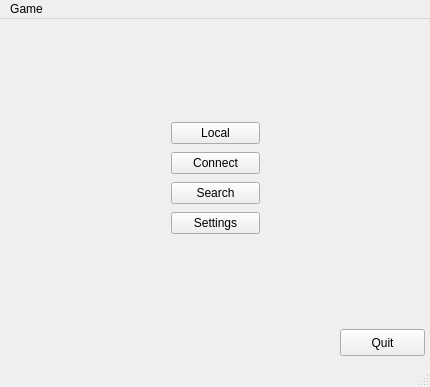
<?xml version="1.0" encoding="UTF-8"?>
<ui version="4.0">
 <class>MainWindow</class>
 <widget class="QMainWindow" name="MainWindow">
  <property name="geometry">
   <rect>
    <x>0</x>
    <y>0</y>
    <width>430</width>
    <height>387</height>
   </rect>
  </property>
  <property name="windowTitle">
   <string>MainWindow</string>
  </property>
  <widget class="QWidget" name="centralWidget">
   <widget class="QStackedWidget" name="stackedWidget">
    <property name="geometry">
     <rect>
      <x>0</x>
      <y>0</y>
      <width>431</width>
      <height>341</height>
     </rect>
    </property>
    <property name="mouseTracking">
     <bool>false</bool>
    </property>
    <widget class="QWidget" name="main_page">
     <widget class="QPushButton" name="main_quit">
      <property name="geometry">
       <rect>
        <x>340</x>
        <y>310</y>
        <width>85</width>
        <height>27</height>
       </rect>
      </property>
      <property name="statusTip">
       <string>Quit :(</string>
      </property>
      <property name="text">
       <string>Quit</string>
      </property>
     </widget>
     <widget class="QWidget" name="layoutWidget">
      <property name="geometry">
       <rect>
        <x>160</x>
        <y>90</y>
        <width>111</width>
        <height>141</height>
       </rect>
      </property>
      <layout class="QVBoxLayout" name="verticalLayout">
       <item>
        <widget class="QPushButton" name="main_local">
         <property name="statusTip">
          <string>Play a game locally</string>
         </property>
         <property name="text">
          <string>Local</string>
         </property>
        </widget>
       </item>
       <item>
        <widget class="QPushButton" name="main_connect">
         <property name="statusTip">
          <string>Play a game online</string>
         </property>
         <property name="text">
          <string>Connect</string>
         </property>
        </widget>
       </item>
       <item>
        <widget class="QPushButton" name="main_search">
         <property name="statusTip">
          <string>Search and view database</string>
         </property>
         <property name="text">
          <string>Search</string>
         </property>
        </widget>
       </item>
       <item>
        <widget class="QPushButton" name="main_settings">
         <property name="statusTip">
          <string>Change various options</string>
         </property>
         <property name="text">
          <string>Settings</string>
         </property>
        </widget>
       </item>
      </layout>
     </widget>
    </widget>
    <widget class="QWidget" name="connect_page">
     <widget class="QPushButton" name="connect_connect">
      <property name="geometry">
       <rect>
        <x>340</x>
        <y>310</y>
        <width>85</width>
        <height>27</height>
       </rect>
      </property>
      <property name="text">
       <string>Connect</string>
      </property>
     </widget>
     <widget class="QPushButton" name="connect_back">
      <property name="geometry">
       <rect>
        <x>250</x>
        <y>310</y>
        <width>85</width>
        <height>27</height>
       </rect>
      </property>
      <property name="text">
       <string>Back</string>
      </property>
     </widget>
     <widget class="QLineEdit" name="connect_address">
      <property name="geometry">
       <rect>
        <x>40</x>
        <y>230</y>
        <width>211</width>
        <height>27</height>
       </rect>
      </property>
      <property name="toolTip">
       <string>Eg &quot;134.32.110.56&quot; or &quot;chess.somedomain.org&quot;</string>
      </property>
      <property name="statusTip">
       <string>Server IP address or domain</string>
      </property>
      <property name="text">
       <string/>
      </property>
      <property name="maxLength">
       <number>100</number>
      </property>
     </widget>
     <widget class="QLineEdit" name="connect_port">
      <property name="geometry">
       <rect>
        <x>280</x>
        <y>230</y>
        <width>113</width>
        <height>27</height>
       </rect>
      </property>
      <property name="toolTip">
       <string>Default is 3333</string>
      </property>
      <property name="statusTip">
       <string>Server port</string>
      </property>
      <property name="text">
       <string/>
      </property>
      <property name="maxLength">
       <number>4</number>
      </property>
     </widget>
     <widget class="QLabel" name="label">
      <property name="geometry">
       <rect>
        <x>40</x>
        <y>210</y>
        <width>71</width>
        <height>17</height>
       </rect>
      </property>
      <property name="text">
       <string>Host</string>
      </property>
     </widget>
     <widget class="QLabel" name="label_2">
      <property name="geometry">
       <rect>
        <x>280</x>
        <y>210</y>
        <width>55</width>
        <height>17</height>
       </rect>
      </property>
      <property name="text">
       <string>Port</string>
      </property>
     </widget>
     <widget class="QLineEdit" name="connect_name">
      <property name="geometry">
       <rect>
        <x>40</x>
        <y>50</y>
        <width>201</width>
        <height>27</height>
       </rect>
      </property>
      <property name="toolTip">
       <string>Set a nickname which will be recorded to database</string>
      </property>
      <property name="statusTip">
       <string>Your name goes here</string>
      </property>
      <property name="text">
       <string/>
      </property>
      <property name="maxLength">
       <number>24</number>
      </property>
     </widget>
     <widget class="QLabel" name="label_3">
      <property name="geometry">
       <rect>
        <x>40</x>
        <y>30</y>
        <width>55</width>
        <height>17</height>
       </rect>
      </property>
      <property name="text">
       <string>Name</string>
      </property>
     </widget>
     <widget class="QLineEdit" name="connect_pass">
      <property name="geometry">
       <rect>
        <x>40</x>
        <y>100</y>
        <width>201</width>
        <height>27</height>
       </rect>
      </property>
      <property name="clearButtonEnabled">
       <bool>false</bool>
      </property>
     </widget>
     <widget class="QLabel" name="label_7">
      <property name="geometry">
       <rect>
        <x>40</x>
        <y>80</y>
        <width>55</width>
        <height>17</height>
       </rect>
      </property>
      <property name="text">
       <string>Password</string>
      </property>
     </widget>
    </widget>
    <widget class="QWidget" name="settings_page">
     <widget class="QPushButton" name="settings_ok">
      <property name="geometry">
       <rect>
        <x>340</x>
        <y>310</y>
        <width>85</width>
        <height>27</height>
       </rect>
      </property>
      <property name="text">
       <string>Ok</string>
      </property>
     </widget>
     <widget class="QPushButton" name="settings_back">
      <property name="geometry">
       <rect>
        <x>250</x>
        <y>310</y>
        <width>85</width>
        <height>27</height>
       </rect>
      </property>
      <property name="text">
       <string>Back</string>
      </property>
     </widget>
     <widget class="QComboBox" name="comboBox">
      <property name="geometry">
       <rect>
        <x>120</x>
        <y>160</y>
        <width>201</width>
        <height>31</height>
       </rect>
      </property>
      <item>
       <property name="text">
        <string>Awesome content</string>
       </property>
      </item>
      <item>
       <property name="text">
        <string>More content</string>
       </property>
      </item>
      <item>
       <property name="text">
        <string>Less awesome content</string>
       </property>
      </item>
     </widget>
     <widget class="QLabel" name="label_4">
      <property name="geometry">
       <rect>
        <x>120</x>
        <y>140</y>
        <width>161</width>
        <height>17</height>
       </rect>
      </property>
      <property name="text">
       <string>Awesome dropdownmenu</string>
      </property>
     </widget>
     <widget class="QCheckBox" name="checkBox">
      <property name="geometry">
       <rect>
        <x>120</x>
        <y>100</y>
        <width>121</width>
        <height>22</height>
       </rect>
      </property>
      <property name="statusTip">
       <string>Agree to suprise terms :--D</string>
      </property>
      <property name="text">
       <string>I Agree to terms</string>
      </property>
     </widget>
    </widget>
    <widget class="QWidget" name="search_page">
     <widget class="QPushButton" name="search_back">
      <property name="geometry">
       <rect>
        <x>340</x>
        <y>310</y>
        <width>85</width>
        <height>27</height>
       </rect>
      </property>
      <property name="text">
       <string>Back</string>
      </property>
     </widget>
     <widget class="QLineEdit" name="lineEdit">
      <property name="geometry">
       <rect>
        <x>10</x>
        <y>30</y>
        <width>113</width>
        <height>27</height>
       </rect>
      </property>
      <property name="statusTip">
       <string>Keyword to search for</string>
      </property>
     </widget>
     <widget class="QTableView" name="tableView">
      <property name="geometry">
       <rect>
        <x>130</x>
        <y>10</y>
        <width>291</width>
        <height>291</height>
       </rect>
      </property>
     </widget>
     <widget class="QLabel" name="label_5">
      <property name="geometry">
       <rect>
        <x>10</x>
        <y>10</y>
        <width>61</width>
        <height>17</height>
       </rect>
      </property>
      <property name="text">
       <string>Keyword</string>
      </property>
     </widget>
     <widget class="QLabel" name="label_6">
      <property name="geometry">
       <rect>
        <x>10</x>
        <y>70</y>
        <width>71</width>
        <height>17</height>
       </rect>
      </property>
      <property name="text">
       <string>Search for</string>
      </property>
     </widget>
     <widget class="QComboBox" name="comboBox_2">
      <property name="geometry">
       <rect>
        <x>10</x>
        <y>90</y>
        <width>111</width>
        <height>27</height>
       </rect>
      </property>
      <property name="statusTip">
       <string>Select search type</string>
      </property>
      <item>
       <property name="text">
        <string>Players</string>
       </property>
      </item>
      <item>
       <property name="text">
        <string>Games</string>
       </property>
      </item>
     </widget>
     <widget class="QPushButton" name="search_search">
      <property name="geometry">
       <rect>
        <x>10</x>
        <y>140</y>
        <width>85</width>
        <height>27</height>
       </rect>
      </property>
      <property name="text">
       <string>Search</string>
      </property>
     </widget>
    </widget>
    <widget class="QWidget" name="game_page">
     <property name="sizePolicy">
      <sizepolicy hsizetype="Fixed" vsizetype="Fixed">
       <horstretch>0</horstretch>
       <verstretch>0</verstretch>
      </sizepolicy>
     </property>
     <property name="mouseTracking">
      <bool>true</bool>
     </property>
    </widget>
   </widget>
  </widget>
  <widget class="QStatusBar" name="statusBar"/>
  <widget class="QMenuBar" name="menuBar">
   <property name="geometry">
    <rect>
     <x>0</x>
     <y>0</y>
     <width>430</width>
     <height>27</height>
    </rect>
   </property>
   <widget class="QMenu" name="menuFile">
    <property name="title">
     <string>Game</string>
    </property>
    <addaction name="actionDisconnect"/>
    <addaction name="actionQuit"/>
   </widget>
   <addaction name="menuFile"/>
  </widget>
  <action name="actionQuit">
   <property name="text">
    <string>Quit</string>
   </property>
  </action>
  <action name="actionSettings">
   <property name="text">
    <string>Settings</string>
   </property>
  </action>
  <action name="actionDisconnect">
   <property name="enabled">
    <bool>false</bool>
   </property>
   <property name="text">
    <string>Disconnect</string>
   </property>
  </action>
 </widget>
 <layoutdefault spacing="6" margin="11"/>
 <tabstops>
  <tabstop>main_local</tabstop>
  <tabstop>main_connect</tabstop>
  <tabstop>main_search</tabstop>
  <tabstop>main_settings</tabstop>
  <tabstop>main_quit</tabstop>
  <tabstop>connect_connect</tabstop>
  <tabstop>connect_back</tabstop>
  <tabstop>settings_back</tabstop>
  <tabstop>connect_address</tabstop>
  <tabstop>connect_port</tabstop>
  <tabstop>connect_name</tabstop>
  <tabstop>comboBox</tabstop>
  <tabstop>checkBox</tabstop>
  <tabstop>search_back</tabstop>
  <tabstop>lineEdit</tabstop>
  <tabstop>tableView</tabstop>
  <tabstop>comboBox_2</tabstop>
  <tabstop>search_search</tabstop>
  <tabstop>settings_ok</tabstop>
 </tabstops>
 <resources/>
 <connections>
  <connection>
   <sender>main_quit</sender>
   <signal>clicked()</signal>
   <receiver>MainWindow</receiver>
   <slot>close()</slot>
   <hints>
    <hint type="sourcelabel">
     <x>392</x>
     <y>363</y>
    </hint>
    <hint type="destinationlabel">
     <x>225</x>
     <y>210</y>
    </hint>
   </hints>
  </connection>
 </connections>
</ui>
